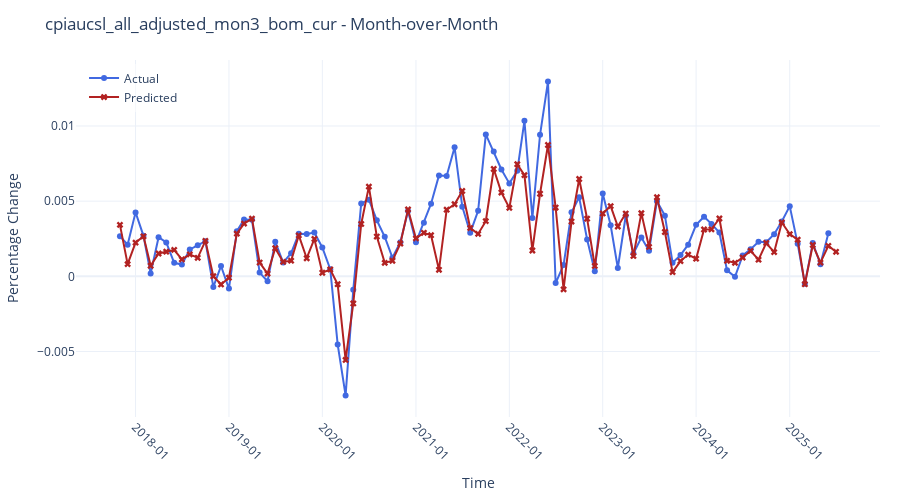

Write notebook code for a chart like this one.
### Markdown cell above
### Example: Plotting the Forecast vs Actual
- plot the forecasts using the function plot_forecasts(), and for the plot_type parameter, set 'mom' ,'yoy', or 'index' to plot the corresponding form

### Code cell
plot_forecasts(df,plot_type='mom')
